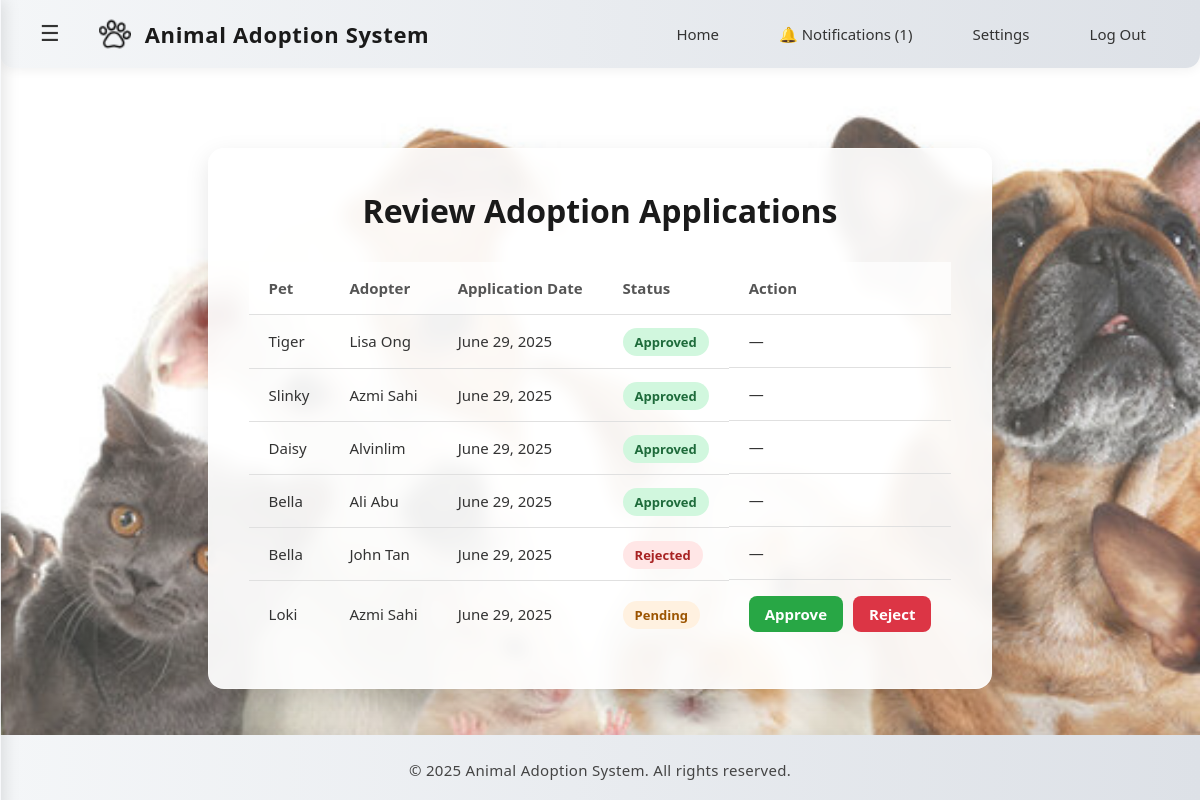
/shelter/view_applications.php (signed in), run on the app's committed database.
### tables this page shows
CREATE TABLE `adoption_applications` (
  `id` int(11) NOT NULL,
  `adopter_id` int(11) NOT NULL,
  `pet_id` int(11) NOT NULL,
  `application_date` date DEFAULT curdate(),
  `status` enum('pending','approved','rejected') DEFAULT 'pending'
);

CREATE TABLE `pets` (
  `id` int(11) NOT NULL,
  `name` varchar(100) NOT NULL,
  `species` varchar(100) DEFAULT NULL,
  `breed` varchar(100) DEFAULT NULL,
  `age` int(11) DEFAULT NULL,
  `gender` varchar(10) DEFAULT NULL,
  `description` text DEFAULT NULL,
  `image` varchar(255) DEFAULT NULL,
  `status` enum('available','adopted') DEFAULT 'available',
  `shelter_id` int(11) DEFAULT NULL,
  `adoption_date` date DEFAULT NULL
);

CREATE TABLE `users` (
  `id` int(11) NOT NULL,
  `username` varchar(100) NOT NULL,
  `email` varchar(255) NOT NULL,
  `password` varchar(255) NOT NULL,
  `first_name` varchar(100) DEFAULT NULL,
  `last_name` varchar(100) DEFAULT NULL,
  `phone_number` varchar(12) DEFAULT NULL,
  `role` enum('adopter','shelter','admin') NOT NULL,
  `created_at` timestamp NOT NULL DEFAULT current_timestamp(),
  `phone` varchar(20) DEFAULT NULL,
  `status` varchar(50) NOT NULL DEFAULT 'active'
);

### shelter/view_applications.php (the view, shortened to what this page needs)
<?php
include('../db_connection.php');
$shelter_id = $_SESSION['user_id'];
$sql = "
    SELECT
        a.id,
        a.status,
        a.application_date,
        u.username AS adopter_name,
        p.name AS pet_name
    FROM adoption_applications a
    JOIN users u ON a.adopter_id = u.id
    JOIN pets p ON a.pet_id = p.id
    WHERE p.shelter_id = ?
    ORDER BY a.application_date DESC
";
$stmt = $conn->prepare($sql);
$stmt->bind_param("i", $shelter_id);
$stmt->execute();
$result = $stmt->get_result();
?>
<!DOCTYPE html>
<html lang="en">
<head>
    <link rel="stylesheet" href="../css/common.css">
    <link rel="stylesheet" href="../css/sidebar.css">
</head>
<body>
    <?php include('../includes/navbar_shelter.php'); ?>
    <div class="content-container">
        <div class="page-header"><h1>Review Adoption Applications</h1></div>
        <?php if ($result->num_rows > 0): ?>
            <div class="table-container">
                <table class="styled-table">
                    <thead>
                        <tr>
                            <th>Pet</th>
                            <th>Adopter</th>
                            <th>Application Date</th>
                            <th>Status</th>
                            <th>Action</th>
                        </tr>
                    </thead>
                    <tbody>
                        <?php while ($row = $result->fetch_assoc()): ?>
                            <tr>
                                <td><?php echo htmlspecialchars($row['pet_name']); ?></td>
                                <td><?php echo htmlspecialchars($row['adopter_name']); ?></td>
                                <td><?php echo date("F j, Y", strtotime($row['application_date'])); ?></td>
                                <td><span class="status <?php echo strtolower($row['status']); ?>"><?php echo ucfirst($row['status']); ?></span></td>
                                <td class="action-cell">
                                    <?php if ($row['status'] === 'pending'): ?>
                                        <a class="action-btn approve" href="update_application_status.php?id=<?php echo $row['id']; ?>&status=approved">Approve</a>
                                        <a class="action-btn reject" href="update_application_status.php?id=<?php echo $row['id']; ?>&status=rejected">Reject</a>
                                    <?php else: ?>
                                        <span>—</span>
                                    <?php endif; ?>
                                </td>
                            </tr>
                        <?php endwhile; ?>
                    </tbody>
                </table>
            </div>
        <?php else: ?>
            <p class="no-data">No adoption applications found.</p>
        <?php endif; ?>
    </div>
    <?php include('../includes/footer.php'); ?>
</body>
</html>

### css/common.css (style rules this page uses)
html, body { height: 100%; margin: 0; display: flex; flex-direction: column; }

### shelter/view_applications.php (style rules this page uses)
body { margin: 0; font-family: 'Segoe UI', sans-serif; background: linear-gradient(rgba(255,255,255,0.2), rgba(255,255,255,0.2)), url('../images/PetsBackground2.jpg') no-repeat center center fixed; background-size: cover; color: #333; }
.content-container { max-width: 1100px; margin: 80px auto 40px; padding: 40px; background: rgba(255, 255, 255, 0.92); border-radius: 16px; box-shadow: 0 8px 25px rgba(0,0,0,0.1); backdrop-filter: blur(8px); -webkit-backdrop-filter: blur(8px); border: 1px solid rgba(255,255,255,0.4); }
.page-header h1 { text-align: center; font-size: 32px; font-weight: 700; color: #1a1a1a; margin-top: 0; margin-bottom: 30px; }
.table-container { width: 100%; overflow-x: auto; }
.styled-table { width: 100%; border-collapse: collapse; font-size: 15px; }
.styled-table th, .styled-table td { padding: 16px 20px; border-bottom: 1px solid #e0e0e0; text-align: left; }
.styled-table th { font-weight: 600; color: #555; background-color: rgba(255,255,255,0.7); }
.styled-table tr:last-child td { border-bottom: none; }
.status { font-weight: 600; text-transform: capitalize; padding: 5px 12px; border-radius: 50px; font-size: 13px; }
.status.approved { color: #1e6b3b; background-color: #d1f7de; }
.status.pending { color: #9c5400; background-color: #fff1e0; }
.status.rejected { color: #a82222; background-color: #ffe6e6; }
.action-cell { display: flex; gap: 10px; }
.action-btn { display: inline-block; padding: 8px 16px; border-radius: 8px; text-decoration: none; font-weight: 600; color: #fff; transition: all 0.3s; }
.action-btn.approve { background-color: #28a745; }
.action-btn.reject { background-color: #dc3545; }

### data on the page
adoption_applications: pet.name "Tiger", adopter.username "Lisa Ong", application_date "June 29, 2025", status "Approved"
adoption_applications: pet.name "Slinky", adopter.username "Azmi Sahi", application_date "June 29, 2025", status "Approved"
adoption_applications: pet.name "Daisy", adopter.username "Alvinlim", application_date "June 29, 2025", status "Approved"
adoption_applications: pet.name "Bella", adopter.username "Ali Abu", application_date "June 29, 2025", status "Approved"
adoption_applications: pet.name "Bella", adopter.username "John Tan", application_date "June 29, 2025", status "Rejected"
adoption_applications: pet.name "Loki", adopter.username "Azmi Sahi", application_date "June 29, 2025", status "Pending"

### other printed values
$unread_count "1"
